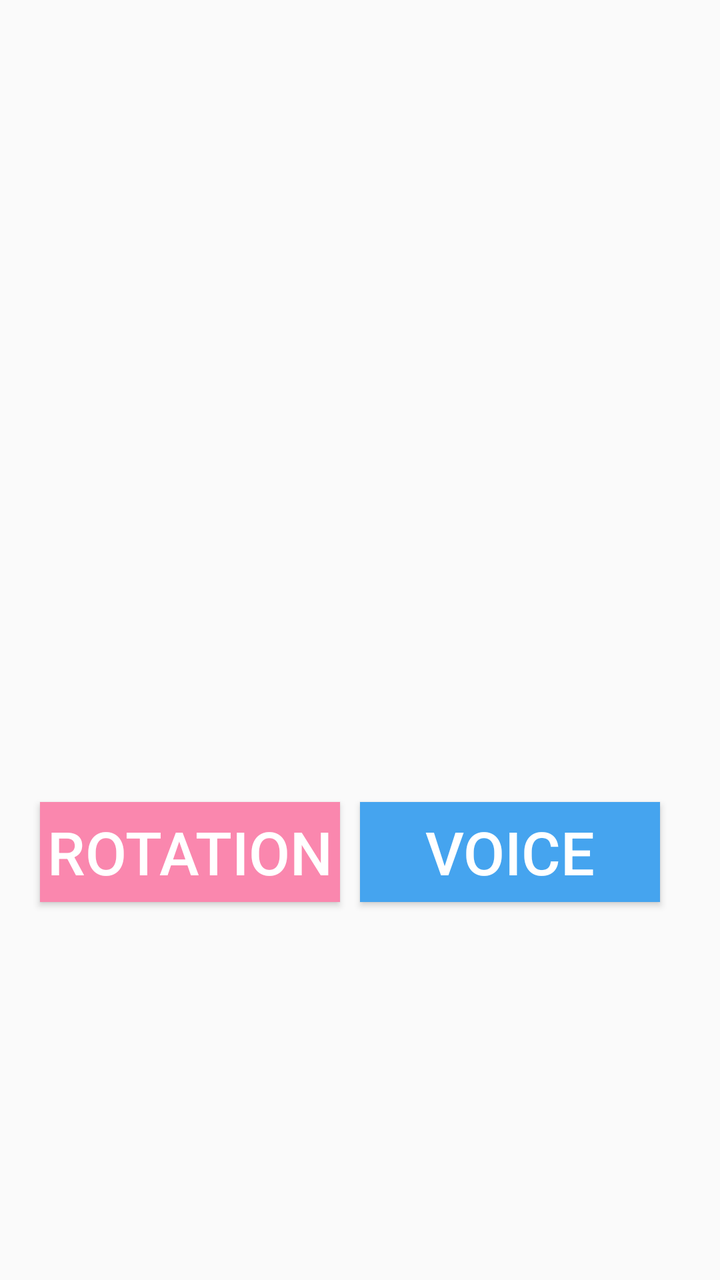
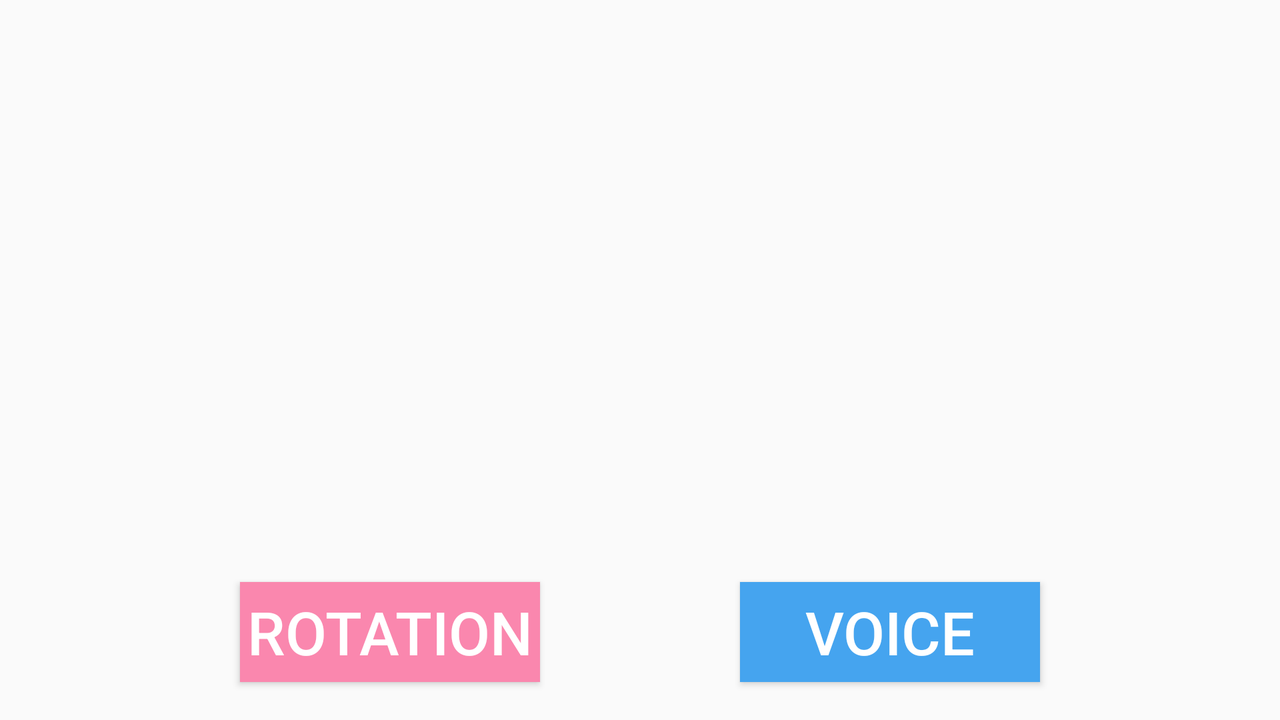

First picture: res/layout/ on a phone held upright. Second picture: the repository's own variant of that layout, on a device whose configuration matches the variant's folder. Source for both follows.
<!-- AndroidManifest.xml: application theme Theme.AssignmentOne -->
<!-- res/layout/activity_alphabets.xml -->
<?xml version="1.0" encoding="utf-8"?>
<androidx.constraintlayout.widget.ConstraintLayout xmlns:android="http://schemas.android.com/apk/res/android"
    xmlns:app="http://schemas.android.com/apk/res-auto"
    xmlns:tools="http://schemas.android.com/tools"
    android:layout_width="match_parent"
    android:layout_height="match_parent"
    tools:context=".Alphabets">

    <ImageView
        android:id="@+id/image"
        android:layout_width="403dp"
        android:layout_height="261dp"
        android:layout_marginTop="120dp"
        app:layout_constraintEnd_toEndOf="parent"
        app:layout_constraintStart_toStartOf="parent"
        app:layout_constraintTop_toTopOf="parent"
        tools:srcCompat="@tools:sample/avatars" />

    <Button
        android:id="@+id/voice"
        android:layout_width="150dp"
        android:layout_height="50dp"
        android:layout_marginTop="20dp"
        android:layout_marginEnd="20dp"
        android:layout_marginRight="20dp"
        android:background="@color/char2"
        android:onClick="voice"
        android:text="VOICE"
        android:textColor="@color/white"
        android:textSize="30sp"
        app:layout_constraintEnd_toEndOf="parent"
        app:layout_constraintHorizontal_bias="0.5"
        app:layout_constraintStart_toEndOf="@+id/rotation"
        app:layout_constraintTop_toBottomOf="@+id/image" />

    <Button
        android:id="@+id/rotation"
        android:layout_width="150dp"
        android:layout_height="50dp"
        android:layout_marginStart="20dp"
        android:layout_marginLeft="20dp"
        android:layout_marginTop="20dp"
        android:background="@color/char1"
        android:onClick="Rotation"
        android:text="ROTATION"
        android:textColor="@color/white"
        android:textSize="30sp"
        app:layout_constraintStart_toStartOf="parent"
        app:layout_constraintTop_toBottomOf="@+id/image" />
</androidx.constraintlayout.widget.ConstraintLayout>
<!-- resources referenced by this layout -->
<resources>
  <color name="char1">#FA87AE</color>
  <color name="char2">#45A4EF</color>
  <color name="white">#FFFFFFFF</color>
  <style name="Theme.AssignmentOne" parent="Theme.AppCompat.Light.NoActionBar">
          
          <item name="colorPrimary">@color/purple_500</item>
          <item name="colorPrimaryVariant">@color/purple_700</item>
          <item name="colorOnPrimary">@color/white</item>
          
          <item name="colorSecondary">@color/teal_200</item>
          <item name="colorSecondaryVariant">@color/teal_700</item>
          <item name="colorOnSecondary">@color/black</item>
          
          <item name="android:statusBarColor" tools:targetApi="l">?attr/colorPrimaryVariant</item>
          
      </style>
  <color name="purple_500">#FF6200EE</color>
  <color name="purple_700">#FF3700B3</color>
  <color name="teal_200">#FF03DAC5</color>
  <color name="teal_700">#FF018786</color>
  <color name="black">#FF000000</color>
</resources>
<!-- res/layout-land/activity_alphabets.xml (the repository's variant of the layout above) -->
<!-- drawn on the phone turned sideways -->
<?xml version="1.0" encoding="utf-8"?>
<androidx.constraintlayout.widget.ConstraintLayout xmlns:android="http://schemas.android.com/apk/res/android"
    xmlns:app="http://schemas.android.com/apk/res-auto"
    xmlns:tools="http://schemas.android.com/tools"
    android:layout_width="match_parent"
    android:layout_height="match_parent"
    tools:context=".Alphabets">

    <ImageView
        android:id="@+id/image"
        android:layout_width="403dp"
        android:layout_height="261dp"
        android:layout_marginTop="10dp"
        app:layout_constraintEnd_toEndOf="parent"
        app:layout_constraintStart_toStartOf="parent"
        app:layout_constraintTop_toTopOf="parent"
        tools:srcCompat="@tools:sample/avatars" />

    <Button
        android:id="@+id/voice"
        android:layout_width="150dp"
        android:layout_height="50dp"
        android:layout_marginTop="20dp"
        android:layout_marginEnd="20dp"
        android:layout_marginRight="20dp"
        android:background="@color/char2"
        android:onClick="voice"
        android:text="VOICE"
        android:textColor="@color/white"
        android:textSize="30sp"
        app:layout_constraintEnd_toEndOf="parent"
        app:layout_constraintHorizontal_bias="0.5"
        app:layout_constraintStart_toEndOf="@+id/rotation"
        app:layout_constraintTop_toBottomOf="@+id/image" />

    <Button
        android:id="@+id/rotation"
        android:layout_width="150dp"
        android:layout_height="50dp"
        android:layout_marginStart="20dp"
        android:layout_marginLeft="20dp"
        android:layout_marginTop="20dp"
        android:background="@color/char1"
        android:onClick="Rotation"
        android:text="ROTATION"
        android:textColor="@color/white"
        android:textSize="30sp"
        app:layout_constraintEnd_toStartOf="@+id/voice"
        app:layout_constraintHorizontal_bias="0.5"
        app:layout_constraintStart_toStartOf="parent"
        app:layout_constraintTop_toBottomOf="@+id/image" />
</androidx.constraintlayout.widget.ConstraintLayout>
